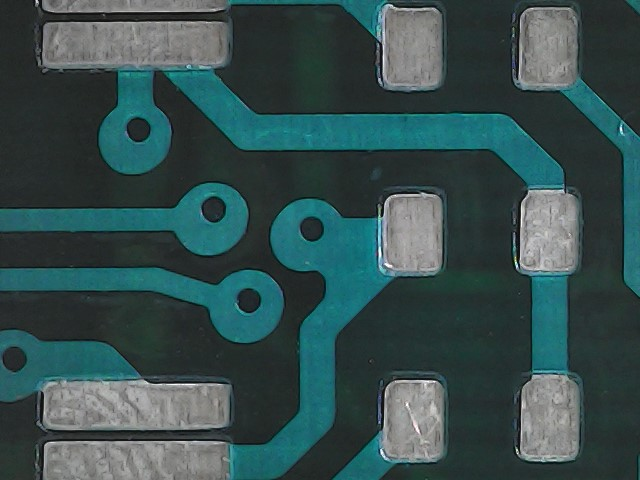
#> input picture Tugas 2/WIN_20230126_05_35_34_Pro.jpg, 640 x 480 px
$ python 'Noise Values.py'   (older library calls are emulated)
#> lines starting #> are read from the running program, lines starting #| are printed output that depends on the picture; long printed decimals are rounded
from turtle import shape
import cv2
import numpy as np
import matplotlib.pyplot as plt
from skimage.metrics import structural_similarity as ssim
from sklearn.metrics import mean_squared_error as mse
from math import log10 , pow

# original image
#Silakan mengganti dengan gambar anda sendiri
f_R = cv2.cvtColor(cv2.imread(r"WIN_20230126_05_35_34_Pro.jpg"), cv2.COLOR_BGR2RGB)

def main():
    #Generate a Gaussian noise
    x, y = np.shape(f_R[:,:,0])
#> x = 480; y = 640
    gauss_noise=np.zeros((x,y),dtype=np.uint8)
    cv2.randn(gauss_noise,100,50)
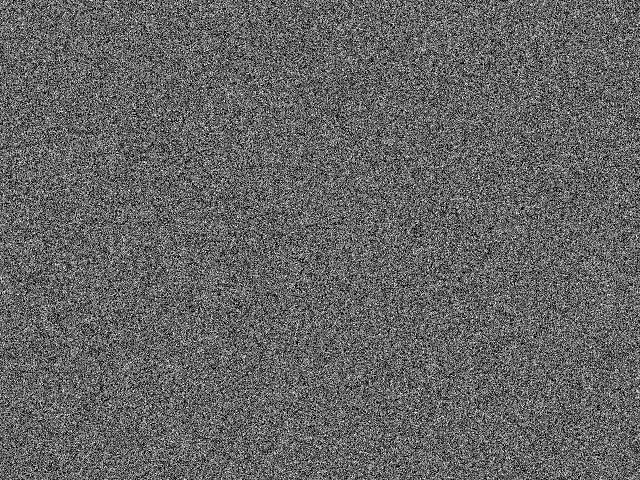
#> gauss_noise: shape (480, 640); min 0, max 255, mean 100.4
    gauss_noise=(gauss_noise*1).astype(np.uint8)

    #Generate a salt and pepper noise
    imp_noise=np.zeros((x,y),dtype=np.uint8)
    cv2.randu(imp_noise,0,255)
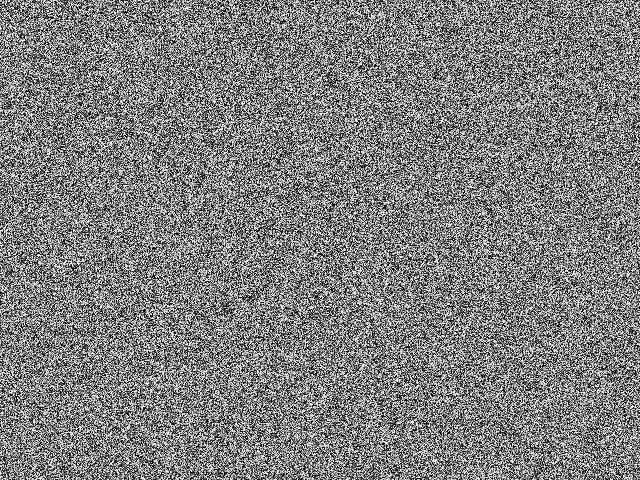
#> imp_noise: shape (480, 640); min 0, max 254, mean 126.8
    impulse_noise=cv2.threshold(imp_noise,200,255,cv2.THRESH_BINARY)[1]

    #Generate uniform noise
    uni_noise=np.zeros((x,y),dtype=np.uint8)
    cv2.randu(uni_noise, 0, 2500)
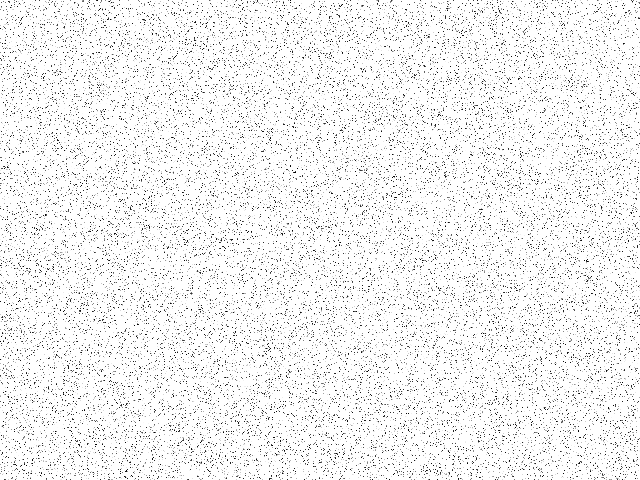
#> uni_noise: shape (480, 640); min 0, max 255, mean 241.8

    uniform_noise=(uni_noise*0.1).astype(np.uint8)

    # adding a gaussian noise to imgage
    g = cv2.add(f_R[:,:,2], gauss_noise)
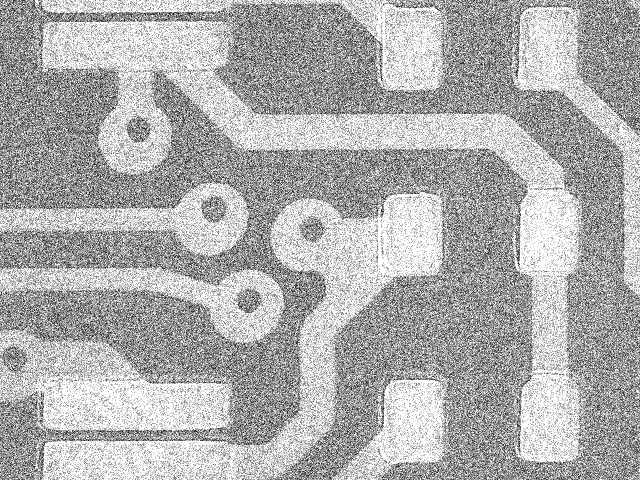
#> g: shape (480, 640); min 10, max 255, mean 174.7
    g_imp = cv2.add(f_R[:,:,2], impulse_noise)
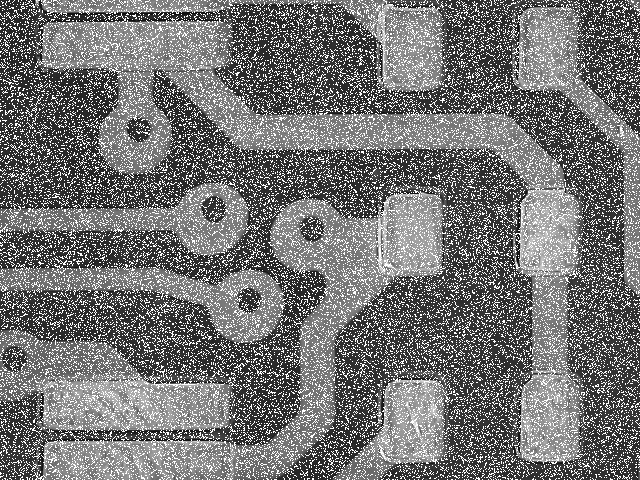
#> g_imp: shape (480, 640); min 0, max 255, mean 115.8
    g_uni = cv2.add(f_R[:,:,2], uniform_noise)
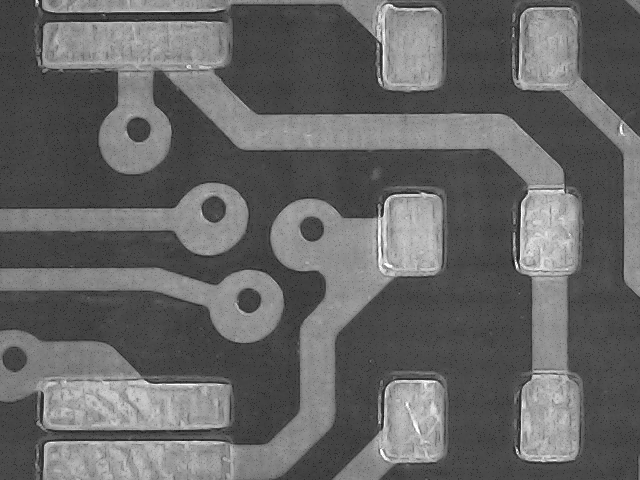
#> g_uni: shape (480, 640); min 16, max 255, mean 102.2

    score_g = ssim(f_R[:,:,2], g, multichannel=True, gaussian_weights=True, sigma=1.5, use_sample_covariance=False, data_range=1.0)
#> score_g = 0.0494
    score_imp = ssim(f_R[:,:,2], g_imp, multichannel=True, gaussian_weights=True, sigma=1.5, use_sample_covariance=False, data_range=1.0)
#> score_imp = 0.125
    score_uni = ssim(f_R[:,:,2], g_uni, multichannel=True, gaussian_weights=True, sigma=1.5, use_sample_covariance=False, data_range=1.0)
#> score_uni = 0.632

    psnr_g = cv2.PSNR(f_R[:,:,2], g)
#> psnr_g = 7.62
    psnr_imp = cv2.PSNR(f_R[:,:,2], g_imp)
#> psnr_imp = 9.72
    psnr_uni = cv2.PSNR(f_R[:,:,2], g_uni)
#> psnr_uni = 20.49

    print("psnr gauss noise", psnr_g, "dB")
#| psnr gauss noise 7.625 dB
    print("ssim gauss noise", score_g, "dB")
#| ssim gauss noise 0.04938 dB
    print("psnr impulse noise", psnr_imp, "dB")
#| psnr impulse noise 9.720 dB
    print("ssim impulse noise", score_imp, "dB")
#| ssim impulse noise 0.1254 dB
    print("psnr uniform noise", psnr_uni, "dB")
#| psnr uniform noise 20.485 dB
    print("ssim uniform noise", score_uni, "dB")
#| ssim uniform noise 0.6322 dB


    #Display image
    fig, (ax1, ax2, ax3) =plt.subplots(1, 3)
    ax1.imshow(gauss_noise, cmap="gray")
    ax1.set_title("Gaussian noise")
    ax2.imshow(f_R[:,:,2], cmap='gray')
    ax2.set_title("Original Image")
    ax3.imshow(g, cmap='gray')
    ax3.set_title("Corrupted Image")
    fig.tight_layout()
    # plt.show()

    fig, (ay1, ay2, ay3) =plt.subplots(1, 3)
    ay1.imshow(imp_noise, cmap="gray")
    ay1.set_title("impulse noise")
    ay2.imshow(f_R[:,:,2], cmap='gray')
    ay2.set_title("Original Image")
    ay3.imshow(g_imp, cmap='gray')
    ay3.set_title("Corrupted Image")
    fig.tight_layout()
    # plt.show()

    fig, (az1, az2, az3) =plt.subplots(1, 3)
    az1.imshow(uni_noise, cmap="gray")
    az1.set_title("uniform noise")
    az2.imshow(f_R[:,:,2], cmap='gray')
    az2.set_title("Original Image")
    az3.imshow(g_uni, cmap='gray')
    az3.set_title("Corrupted Image")
    fig.tight_layout()
    plt.show()
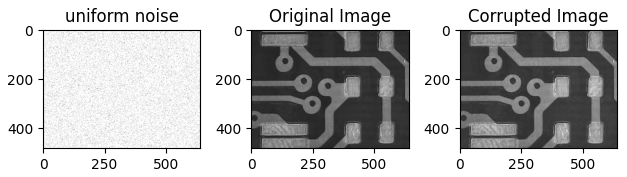
#> figure drawn by matplotlib, 3 panels

if __name__== "__main__":
    main()
